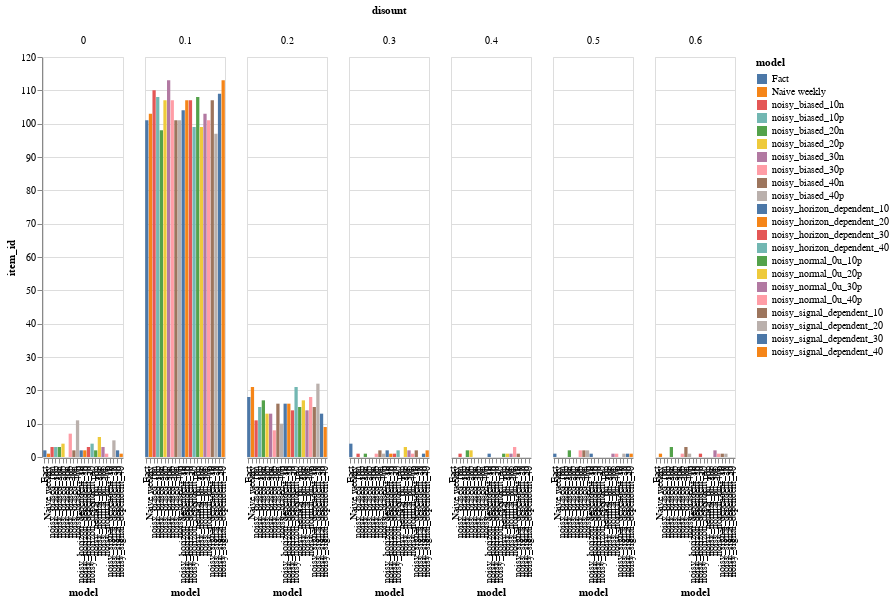

Notebook cell for this chart:
### Code cell
discounts_freq = result_weekly.reset_index().groupby(['model','disount']).count()['item_id'].reset_index()

alt.Chart(discounts_freq).mark_bar().encode(
    x='model:N',
    y=alt.Y('item_id:Q'),
    color=alt.Color('model:N'),
    #row='model:N',
    column='disount:N'
).properties(width=80, height=400)#.interactive()

### Figure 1 — Vega-Lite specification as saved in the notebook (floating-point values rounded to 4 significant figures)
{"config": {"view": {"continuousWidth": 400, "continuousHeight": 300}}, "data": {"name": "data-365a3626ffedc550d2416f2e381812ba"}, "mark": "bar", "encoding": {"color": {"type": "nominal", "field": "model"}, "column": {"type": "nominal", "field": "disount"}, "x": {"type": "nominal", "field": "model"}, "y": {"type": "quantitative", "field": "item_id"}}, "height": 400, "width": 80, "$schema": "https://vega.github.io/schema/vega-lite/v4.8.1.json", "datasets": {"data-365a3626ffedc550d2416f2e381812ba": [{"model": "Fact", "disount": 0.0, "item_id": 2}, {"model": "Fact", "disount": 0.1, "item_id": 101}, {"model": "Fact", "disount": 0.2, "item_id": 18}, {"model": "Fact", "disount": 0.3, "item_id": 4}, {"model": "Fact", "disount": 0.5, "item_id": 1}, {"model": "Naive weekly", "disount": 0.0, "item_id": 1}, {"model": "Naive weekly", "disount": 0.1, "item_id": 103}, {"model": "Naive weekly", "disount": 0.2, "item_id": 21}, {"model": "Naive weekly", "disount": 0.6, "item_id": 1}, {"model": "noisy_biased_10n", "disount": 0.0, "item_id": 3}, {"model": "noisy_biased_10n", "disount": 0.1, "item_id": 110}, {"model": "noisy_biased_10n", "disount": 0.2, "item_id": 11}, {"model": "noisy_biased_10n", "disount": 0.3, "item_id": 1}, {"model": "noisy_biased_10n", "disount": 0.4, "item_id": 1}, {"model": "noisy_biased_10p", "disount": 0.0, "item_id": 3}, {"model": "noisy_biased_10p", "disount": 0.1, "item_id": 108}, {"model": "noisy_biased_10p", "disount": 0.2, "item_id": 15}, {"model": "noisy_biased_20n", "disount": 0.0, "item_id": 3}, {"model": "noisy_biased_20n", "disount": 0.1, "item_id": 98}, {"model": "noisy_biased_20n", "disount": 0.2, "item_id": 17}, {"model": "noisy_biased_20n", "disount": 0.3, "item_id": 1}, {"model": "noisy_biased_20n", "disount": 0.4, "item_id": 2}, {"model": "noisy_biased_20n", "disount": 0.5, "item_id": 2}, {"model": "noisy_biased_20n", "disount": 0.6, "item_id": 3}, {"model": "noisy_biased_20p", "disount": 0.0, "item_id": 4}, {"model": "noisy_biased_20p", "disount": 0.1, "item_id": 107}, {"model": "noisy_biased_20p", "disount": 0.2, "item_id": 13}, {"model": "noisy_biased_20p", "disount": 0.4, "item_id": 2}, {"model": "noisy_biased_30n", "disount": 0.1, "item_id": 113}, {"model": "noisy_biased_30n", "disount": 0.2, "item_id": 13}, {"model": "noisy_biased_30p", "disount": 0.0, "item_id": 7}, {"model": "noisy_biased_30p", "disount": 0.1, "item_id": 107}, {"model": "noisy_biased_30p", "disount": 0.2, "item_id": 8}, {"model": "noisy_biased_30p", "disount": 0.3, "item_id": 1}, {"model": "noisy_biased_30p", "disount": 0.5, "item_id": 2}, {"model": "noisy_biased_30p", "disount": 0.6, "item_id": 1}, {"model": "noisy_biased_40n", "disount": 0.0, "item_id": 2}, {"model": "noisy_biased_40n", "disount": 0.1, "item_id": 101}, {"model": "noisy_biased_40n", "disount": 0.2, "item_id": 16}, {"model": "noisy_biased_40n", "disount": 0.3, "item_id": 2}, {"model": "noisy_biased_40n", "disount": 0.5, "item_id": 2}, {"model": "noisy_biased_40n", "disount": 0.6, "item_id": 3}, {"model": "noisy_biased_40p", "disount": 0.0, "item_id": 11}, {"model": "noisy_biased_40p", "disount": 0.1, "item_id": 101}, {"model": "noisy_biased_40p", "disount": 0.2, "item_id": 10}, {"model": "noisy_biased_40p", "disount": 0.3, "item_id": 1}, {"model": "noisy_biased_40p", "disount": 0.5, "item_id": 2}, {"model": "noisy_biased_40p", "disount": 0.6, "item_id": 1}, {"model": "noisy_horizon_dependent_10", "disount": 0.0, "item_id": 2}, {"model": "noisy_horizon_dependent_10", "disount": 0.1, "item_id": 104}, {"model": "noisy_horizon_dependent_10", "disount": 0.2, "item_id": 16}, {"model": "noisy_horizon_dependent_10", "disount": 0.3, "item_id": 2}, {"model": "noisy_horizon_dependent_10", "disount": 0.4, "item_id": 1}, {"model": "noisy_horizon_dependent_10", "disount": 0.5, "item_id": 1}, {"model": "noisy_horizon_dependent_20", "disount": 0.0, "item_id": 2}, {"model": "noisy_horizon_dependent_20", "disount": 0.1, "item_id": 107}, {"model": "noisy_horizon_dependent_20", "disount": 0.2, "item_id": 16}, {"model": "noisy_horizon_dependent_20", "disount": 0.3, "item_id": 1}, {"model": "noisy_horizon_dependent_30", "disount": 0.0, "item_id": 3}, {"model": "noisy_horizon_dependent_30", "disount": 0.1, "item_id": 107}, {"model": "noisy_horizon_dependent_30", "disount": 0.2, "item_id": 14}, {"model": "noisy_horizon_dependent_30", "disount": 0.3, "item_id": 1}, {"model": "noisy_horizon_dependent_30", "disount": 0.6, "item_id": 1}, {"model": "noisy_horizon_dependent_40", "disount": 0.0, "item_id": 4}, {"model": "noisy_horizon_dependent_40", "disount": 0.1, "item_id": 99}, {"model": "noisy_horizon_dependent_40", "disount": 0.2, "item_id": 21}, {"model": "noisy_horizon_dependent_40", "disount": 0.3, "item_id": 2}, {"model": "noisy_normal_0u_10p", "disount": 0.0, "item_id": 2}, {"model": "noisy_normal_0u_10p", "disount": 0.1, "item_id": 108}, {"model": "noisy_normal_0u_10p", "disount": 0.2, "item_id": 15}, {"model": "noisy_normal_0u_10p", "disount": 0.4, "item_id": 1}, {"model": "noisy_normal_0u_20p", "disount": 0.0, "item_id": 6}, {"model": "noisy_normal_0u_20p", "disount": 0.1, "item_id": 99}, {"model": "noisy_normal_0u_20p", "disount": 0.2, "item_id": 17}, {"model": "noisy_normal_0u_20p", "disount": 0.3, "item_id": 3}, {"model": "noisy_normal_0u_20p", "disount": 0.4, "item_id": 1}, {"model": "noisy_normal_0u_30p", "disount": 0.0, "item_id": 3}, {"model": "noisy_normal_0u_30p", "disount": 0.1, "item_id": 103}, {"model": "noisy_normal_0u_30p", "disount": 0.2, "item_id": 14}, {"model": "noisy_normal_0u_30p", "disount": 0.3, "item_id": 2}, {"model": "noisy_normal_0u_30p", "disount": 0.4, "item_id": 1}, {"model": "noisy_normal_0u_30p", "disount": 0.5, "item_id": 1}, {"model": "noisy_normal_0u_30p", "disount": 0.6, "item_id": 2}, {"model": "noisy_normal_0u_40p", "disount": 0.0, "item_id": 1}, {"model": "noisy_normal_0u_40p", "disount": 0.1, "item_id": 101}, {"model": "noisy_normal_0u_40p", "disount": 0.2, "item_id": 18}, {"model": "noisy_normal_0u_40p", "disount": 0.3, "item_id": 1}, {"model": "noisy_normal_0u_40p", "disount": 0.4, "item_id": 3}, {"model": "noisy_normal_0u_40p", "disount": 0.5, "item_id": 1}, {"model": "noisy_normal_0u_40p", "disount": 0.6, "item_id": 1}, {"model": "noisy_signal_dependent_10", "disount": 0.1, "item_id": 107}, {"model": "noisy_signal_dependent_10", "disount": 0.2, "item_id": 15}, {"model": "noisy_signal_dependent_10", "disount": 0.3, "item_id": 2}, {"model": "noisy_signal_dependent_10", "disount": 0.4, "item_id": 1}, {"model": "noisy_signal_dependent_10", "disount": 0.6, "item_id": 1}, {"model": "noisy_signal_dependent_20", "disount": 0.0, "item_id": 5}, {"model": "noisy_signal_dependent_20", "disount": 0.1, "item_id": 97}, {"model": "noisy_signal_dependent_20", "disount": 0.2, "item_id": 22}, {"model": "noisy_signal_dependent_20", "disount": 0.5, "item_id": 1}, {"model": "noisy_signal_dependent_20", "disount": 0.6, "item_id": 1}, {"model": "noisy_signal_dependent_30", "disount": 0.0, "item_id": 2}, {"model": "noisy_signal_dependent_30", "disount": 0.1, "item_id": 109}, {"model": "noisy_signal_dependent_30", "disount": 0.2, "item_id": 13}, {"model": "noisy_signal_dependent_30", "disount": 0.3, "item_id": 1}, {"model": "noisy_signal_dependent_30", "disount": 0.5, "item_id": 1}, {"model": "noisy_signal_dependent_40", "disount": 0.0, "item_id": 1}, {"model": "noisy_signal_dependent_40", "disount": 0.1, "item_id": 113}, {"model": "noisy_signal_dependent_40", "disount": 0.2, "item_id": 9}, {"model": "noisy_signal_dependent_40", "disount": 0.3, "item_id": 2}, {"model": "noisy_signal_dependent_40", "disount": 0.5, "item_id": 1}]}}
